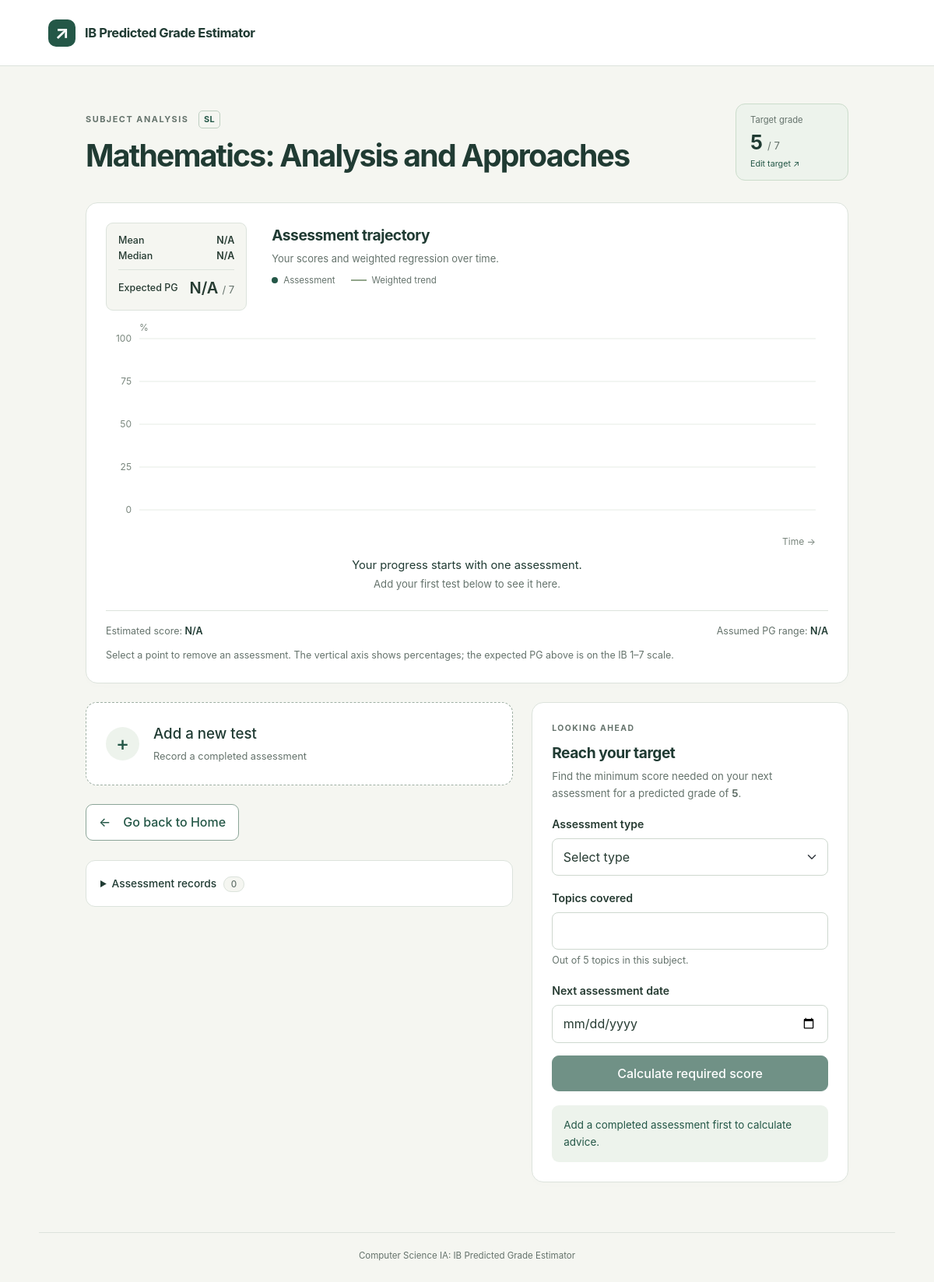
The app's page /subject/5 (signed in), older data.
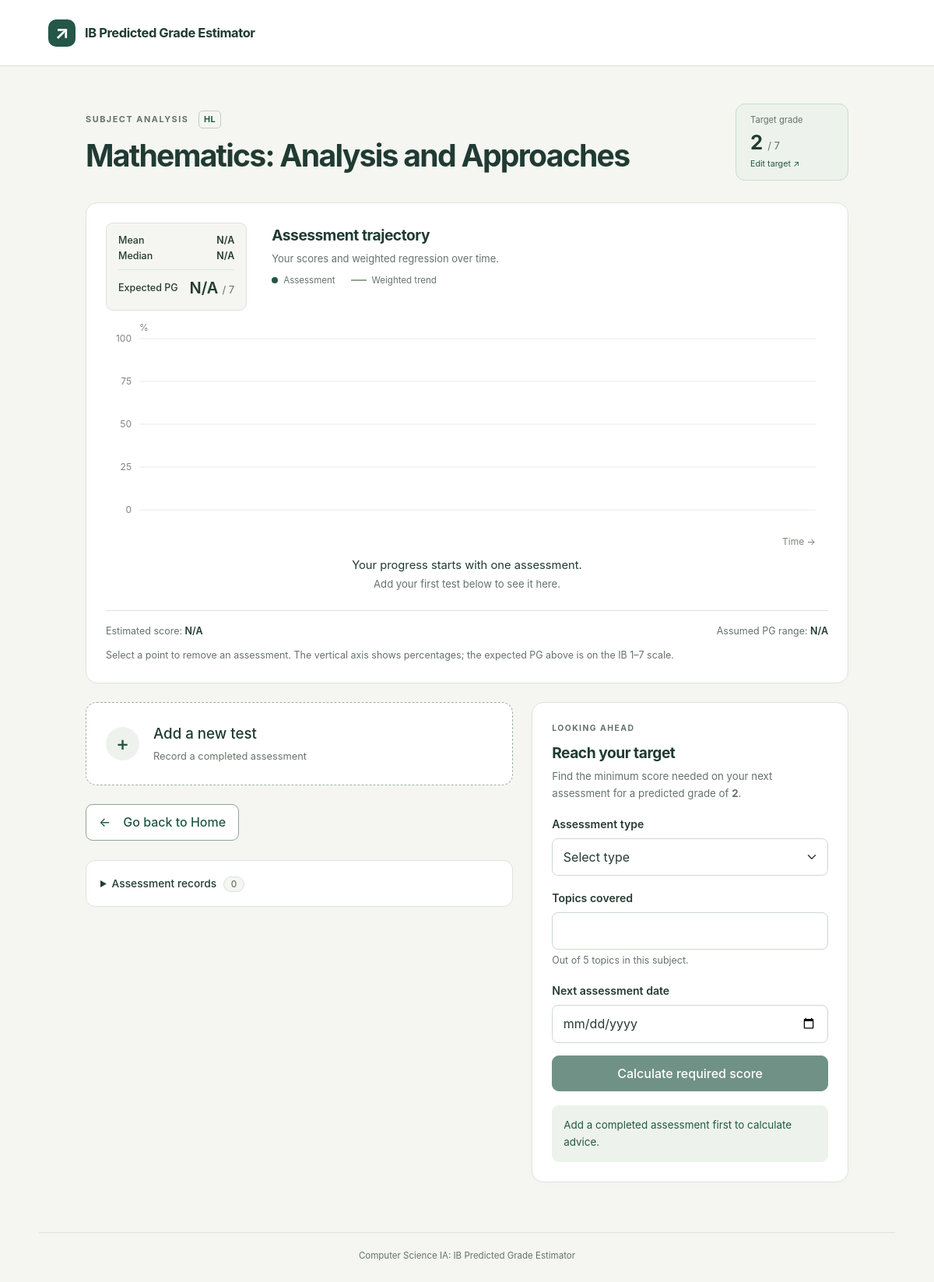
The same page, newer data.
### tables this page shows
CREATE TABLE subjects(subject_id INTEGER PRIMARY KEY,
									subject_name VARCHAR(50) NOT NULL,
                                    level VARCHAR(2) NOT NULL
                                    CHECK(level IN ('HL','SL')),
                                    total_topics INTEGER NOT NULL
                                    CHECK(total_topics > 0),
                                    
                                    UNIQUE(subject_name, level));

CREATE TABLE user_subjects(user_subject_id INTEGER PRIMARY KEY,
										 user_id INTEGER NOT NULL,
                                         subject_id INTEGER NOT NULL,
                                         target_grade INTEGER NOT NULL
                                         CHECK(target_grade BETWEEN 1 AND 7),
                                         
                                         FOREIGN KEY (user_id) REFERENCES users(user_id)
                                         ON DELETE CASCADE,
                                         FOREIGN KEY (subject_id) REFERENCES subjects(subject_id));

### app.py (the view)
@app.route("/subject/<int:user_subject_id>")
def load_assessments(user_subject_id):
    if "user_id" not in session:
        return redirect(url_for("login"))
    connection = get_db()
    cursor = connection.cursor()
    command = """SELECT user_subjects.user_subject_id,
                        user_subjects.subject_id,
                        user_subjects.target_grade,
                        subjects.subject_name,
                        subjects.level,
                        subjects.total_topics
                FROM user_subjects JOIN subjects
                    ON user_subjects.subject_id = subjects.subject_id
                WHERE user_subjects.user_subject_id=? AND user_subjects.user_id=?"""
    cursor.execute(command, (user_subject_id, session["user_id"]))
    subject = cursor.fetchone() # row containing specific subject info for user
    if subject is None:
        connection.close()
        flash("Invalid subject")
        return redirect(url_for("home"))
    cursor.execute("SELECT * FROM assessments WHERE user_subject_id=? ORDER BY assessment_date", (user_subject_id,))
    assessments = cursor.fetchall()
    connection.close()
    boundaries = get_boundaries(subject["subject_id"], 2025, "May")
    analysis = analyse_subject(assessments, subject["total_topics"], boundaries)
    return render_template("subject.html", subject=subject, assessments=assessments, analysis=analysis)

### app.py (called while the page is built)
def get_boundaries(subject_id, exam_year, exam_session):
    connection = get_db()
    cursor = connection.cursor()
    command = """SELECT grade, lower_boundary
                 FROM grade_boundaries
                 WHERE subject_id=? AND exam_year=? AND exam_session=?
                 ORDER BY grade"""
    cursor.execute(command, (subject_id, exam_year, exam_session))
    rows = cursor.fetchall()
    connection.close()
    boundaries = {}
    for boundary in rows:
        boundaries[boundary["grade"]] = boundary["lower_boundary"]
    return boundaries

### database.py (called while the page is built)
def get_db():
    connection = sqlite3.connect("database.db")
    connection.execute("PRAGMA foreign_keys = ON")
    connection.row_factory = sqlite3.Row
    return connection

### logic.py (called while the page is built, shortened)
def analyse_subject(assessments, total_topics, boundaries):
    if len(assessments) == 0:
        return {
            "mean": "N/A",
            "median": "N/A",
            "predicted_percentage": "N/A",
            "predicted_grade": "N/A",
            "uncertainty_range": "N/A",
            "slope": "N/A",
            "intercept": "N/A",
            "graph_dates": [],
            "graph_percentages": [],
            "regression_percentages": []
        }

### templates/subject.html (shortened to what this page needs)
{% extends 'base.html' %}
{% from '_macros.html' import value, uncertainty, grades, assessment_fields %}
{% block content %}
<div class="subject-shell">
  <div class="page-heading subject-heading">
    <div><p class="eyebrow">SUBJECT ANALYSIS <span class="level-badge">{{ subject['level'] }}</span></p><h1>{{ subject['subject_name'] }}</h1></div>
    <button type="button" class="target-button" data-bs-toggle="modal" data-bs-target="#target-modal"><span>Target grade</span><strong>{{ subject['target_grade'] }} <small>/ 7</small></strong><span class="target-edit">Edit target ↗</span></button>
  </div>
  <section class="card chart-card" aria-labelledby="trajectory-title">
    <div class="chart-top">
      <dl class="chart-stats mb-0">
        <div><dt>Mean</dt><dd>{{ value(analysis['mean'], '%') }}</dd></div>
        <div><dt>Median</dt><dd>{{ value(analysis['median'], '%') }}</dd></div>
        <div class="pg-stat"><dt>Expected PG</dt><dd>{{ value(analysis['predicted_grade'], '', 0) }} <small>/ 7</small></dd></div>
      </dl>
      <div class="chart-heading"><h2 id="trajectory-title">Assessment trajectory</h2><p class="text-secondary mb-2">Your scores and weighted regression over time.</p><div class="chart-legend"><span><i class="legend-dot"></i>Assessment</span><span><i class="legend-line"></i>Weighted trend</span></div></div>
    </div>
    <div id="trajectory-chart" class="trajectory-chart" aria-label="Assessment percentage scores plotted by date"></div>
    {% if not assessments %}<p class="chart-empty">Your progress starts with one assessment.<br><span>Add your first test below to see it here.</span></p>{% elif analysis['predicted_grade'] == 'N/A' %}<p class="empty-notice">A prediction needs assessments on at least two distinct dates with positive weights. Assessments covering zero topics carry no weight.</p>{% endif %}
    <div class="chart-footnote"><span>Estimated score: <strong>{{ value(analysis['predicted_percentage'], '%') }}</strong></span><span>Assumed PG range: <strong>{{ uncertainty(analysis['uncertainty_range'], 7) }}</strong></span></div>
    <p class="form-text mb-0">Select a point to remove an assessment. The vertical axis shows percentages; the expected PG above is on the IB 1–7 scale.</p>
  </section>
  <div class="subject-bottom">
    <div class="subject-actions">
      <button class="add-test-button" type="button" data-bs-toggle="modal" data-bs-target="#add-assessment-modal"><span class="plus-icon" aria-hidden="true">+</span><span>Add a new test<small>Record a completed assessment</small></span></button>
      <a class="btn btn-outline-primary back-home" href="{{ url_for('home') }}"><span aria-hidden="true">←</span> Go back to Home</a>
      <details class="assessment-records">
        <summary>Assessment records <span class="count-badge">{{ assessments|length }}</span></summary>
      </details>
    </div>
    <section class="card advice-card" aria-labelledby="advice-title">
      <p class="eyebrow">LOOKING AHEAD</p><h2 id="advice-title">Reach your target</h2><p class="text-secondary">Find the minimum score needed on your next assessment for a predicted grade of <strong>{{ subject['target_grade'] }}</strong>.</p>
      <form id="advice-form" method="post" action="{{ url_for('advice', user_subject_id=subject['user_subject_id']) }}">
        {{ assessment_fields('advice', subject['total_topics'], assessments[-1]['assessment_date'] if assessments else none) }}
        <button type="submit" class="btn btn-primary w-100" {% if not assessments %}disabled{% endif %}>Calculate required score</button>
      </form>
      <div id="advice-result" class="advice-result" role="status" aria-live="polite" aria-atomic="true">{% if not assessments %}Add a completed assessment first to calculate advice.{% else %}Your required score will appear here.{% endif %}</div>
    </section>
  </div>
</div>
{% endblock %}

Row changes from the older to the newer data that the page shows:
no longer on this page (row unchanged): subjects: level "SL", subject_name "Mathematics: Analysis and Approaches"
now on this page (row unchanged): subjects: level "HL", subject_name "Mathematics: Analysis and Approaches"
changed user_subjects: target_grade "5" → "2"
